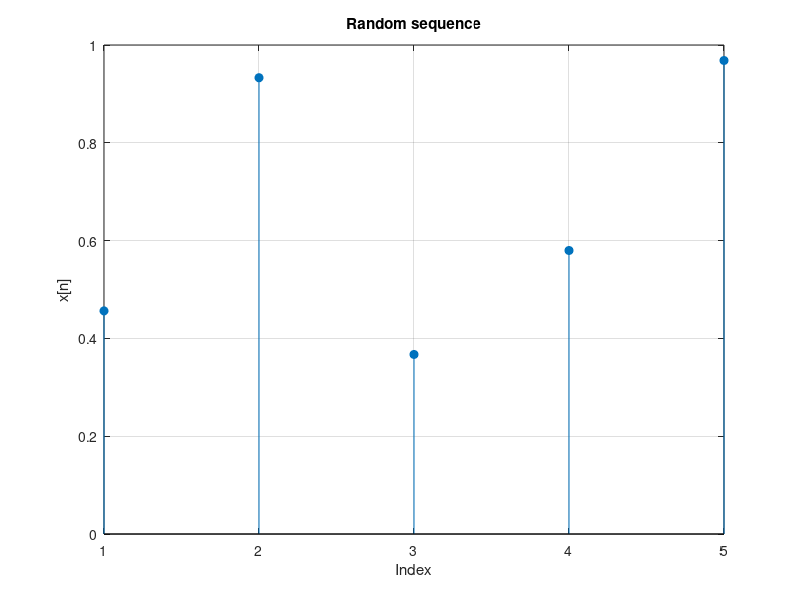

Write the MATLAB code that produced this figure.
clc;
clear all;
N= input('enter the value length of the random sequence');
x=rand(1,N);
stem(x,'filled');
title('Random sequence');
xlabel('Index');
ylabel('x[n]');
grid on;
